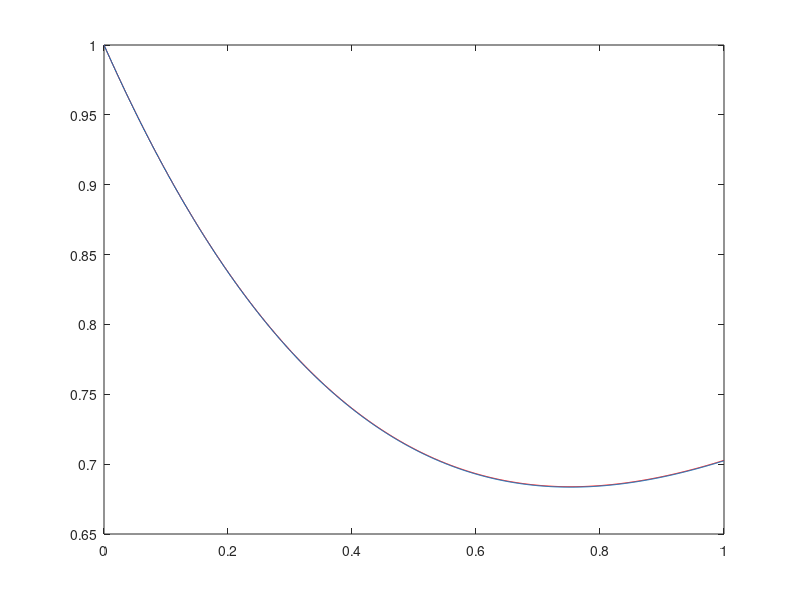

The MATLAB script that drew this image:
function [] = a5q2()
a = 0;
b = 1;
tol=10^(-5);

for p=1:3
    n = 10^p;
    power(p) = n;
    h = (b-a)/n;
    arr = a:h:b;
    x(1) = 1;
    z = (sin(arr) - cos(arr) + 3*(exp(-arr)))/2;
    
    for i=1:n
        temp = x(i) + (h*( sin(arr(i)) - x(i) ));
        x(i+1) = x(i) + (h*( sin(arr(i+1)) - temp ));
        while(x(i+1)-temp > tol)
            temp=x(i+1);
			x(i+1) = x(i) + (h*( sin(arr(i+1)) - temp ));
        end
    end
end
x
plot(arr,x,'r')
hold on
plot(arr,z)
%plot(power, m, 'b');
%hold on;
%loglog(power, m, 'b');
%plot(arr, z, 'r');
%hold off;
end